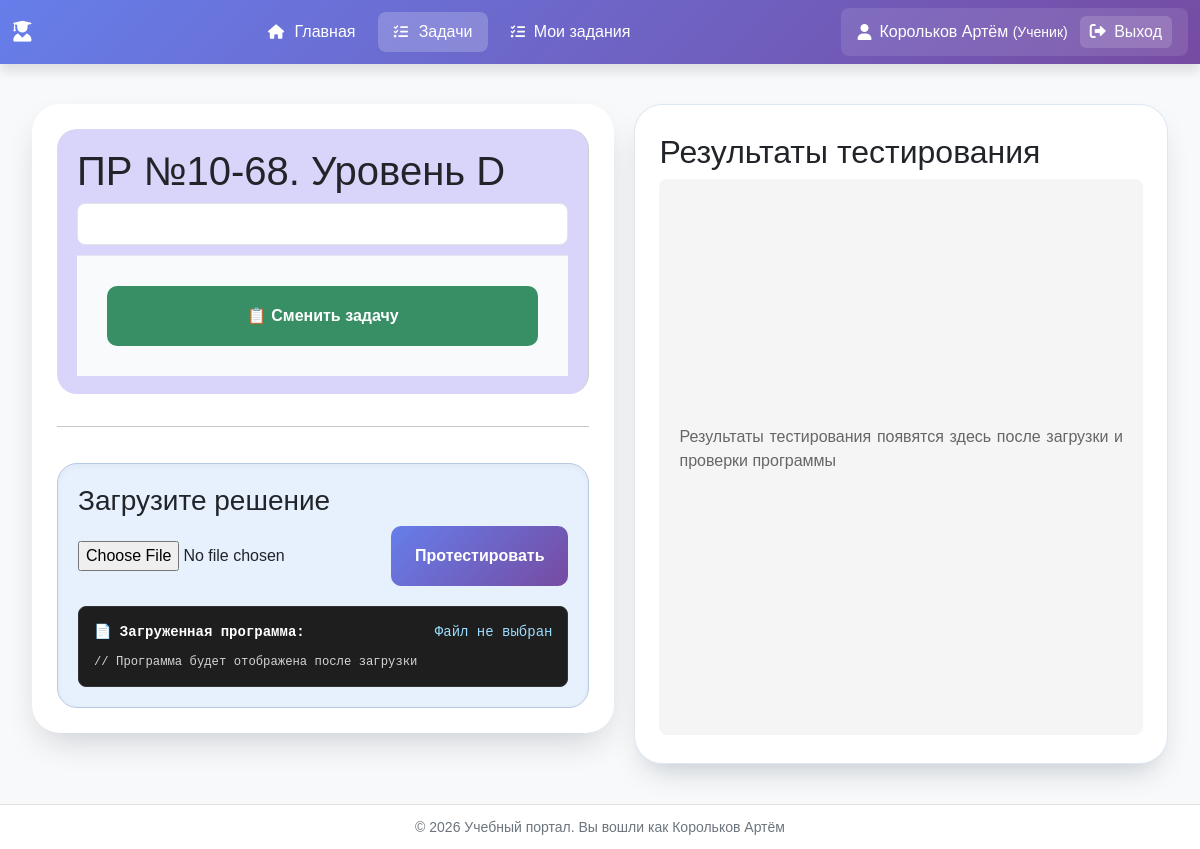
The app's page /tasks/task/44/ (signed in), older data.
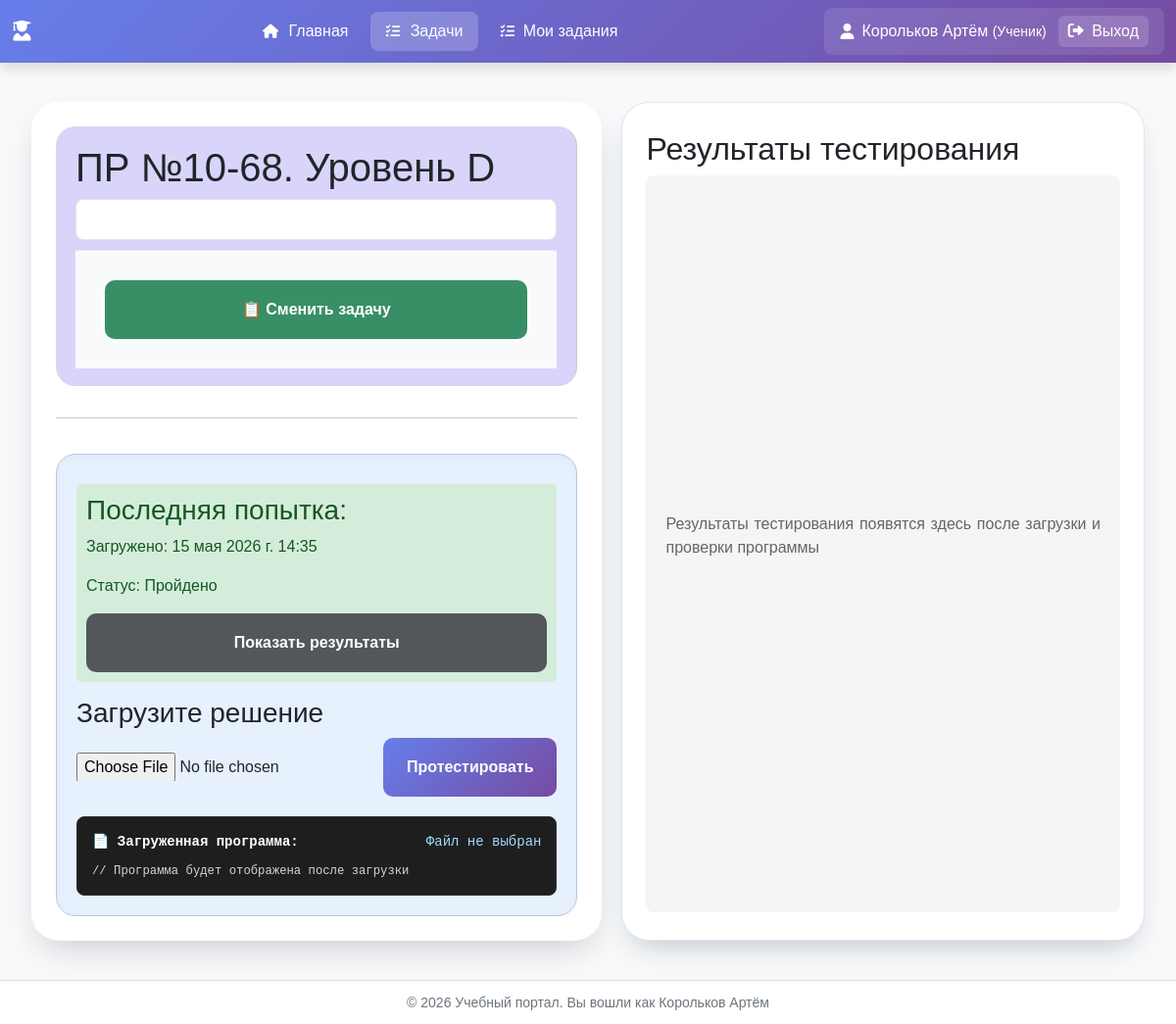
The same page, newer data.
### task_description_app/tasks/models.py (models this page shows, shortened)
class UploadedProgram(models.Model):
    user = models.ForeignKey(
        settings.AUTH_USER_MODEL,
        on_delete=models.CASCADE,
        null=True,
        blank=True
    )
    task = models.ForeignKey(Task, on_delete=models.CASCADE, related_name='solutions')
    program_file = models.FileField(upload_to='student_programs/%Y/%m/%d/')
    program_path = models.CharField(max_length=500, blank=True)  # Абсолютный путь
    upload_time = models.DateTimeField(auto_now_add=True)
    test_results = models.JSONField(null=True, blank=True)
    status = models.CharField(
        max_length=20,
        choices=[
            ('uploaded', 'Загружено'),
            ('testing', 'Тестируется'),
            ('passed', 'Пройдено'),
            ('failed', 'Не пройдено'),
        ],
        default='uploaded'
    )
    class Meta:
        db_table = 'task_description_app_uploadedprogram'

### task_description_app/tasks/views.py (the view)
# urls.py: path('task/<int:task_id>/', views.task_detail, name='detail'),
def task_detail(request, task_id):
    task = get_object_or_404(Task, id=task_id)
    task_files = get_task_files(task_id)
    md_content = ""
    if os.path.exists(task_files['md']):
        with open(task_files['md'], 'r', encoding='utf-8') as f:
            md_content = f.read()
    html_content = render_markdown_without_empty_blocks(md_content, task.id)
    uploaded_program = None
    last_attempt = None
    if request.user.is_authenticated:
        uploaded_program = UploadedProgram.objects.filter(
            task=task,
            user=request.user
        ).order_by('-upload_time').first()
        task_id_str = str(task.id)
        last_attempt = TaskAttempt.objects.filter(
            user=request.user,
            real_task_id=task_id_str  # используем real_task_id вместо task_id
        ).order_by('-attempt_time').first()
    context = {
        'task': task,
        'md_html': html_content,
        'uploaded_program': uploaded_program,
        'last_attempt': last_attempt,
        'title': task.title
    }
    return render(request, 'task_description_app/tasks/task_detail.html', context)

### task_description_app/shared/utils.py (called while the page is built)
def get_task_files(task_id):
    task_dir = os.path.join(settings.TASKS_ROOT, str(task_id))
    files = {
        'md': os.path.join(task_dir, 'task.md'),
        'py': os.path.join(task_dir, 'task.py'),
        'tests': []
    }
    if os.path.exists(task_dir):
        for filename in os.listdir(task_dir):
            if filename.startswith('test') and (filename.endswith('.in') or filename.endswith('.out')):
                files['tests'].append(os.path.join(task_dir, filename))
    return files

### task_description_app/tasks/views.py (called while the page is built)
def render_markdown_without_empty_blocks(md_content, task_id):
    md_content_with_images = process_markdown_images(md_content, task_id)
    html_content = markdown.markdown(md_content_with_images, extensions=['extra'])
    html_content = re.sub(r'<pre><code[^>]*>\s*</code></pre>\n?', '', html_content)
    return html_content

### templates/task_description_app/tasks/task_detail.html (shortened to what this page needs)
{% extends 'base.html' %}
{% load static %}
{% block extra_css %}
    <link rel="stylesheet"
          href="https://cdnjs.cloudflare.com/ajax/libs/highlight.js/11.9.0/styles/atom-one-dark.min.css">
    <link rel="stylesheet" href="{% static 'tasks/css/tasks.css' %}">
    <link rel="stylesheet" href="{% static 'testing_app/css/testing_app.css' %}">
{% endblock %}
{% block content %}
    <div class="grid-split">
        <div class="left-panel">
            <div class="task-description">
                <h1>{{ task.title }}</h1>
                <div class="markdown-content">
                </div>
                <div class="results-actions">
                    <a href="{% url 'tasks_&_collections:tasks:list' %}" class="btn btn-success">
                        📋 Сменить задачу
                    </a>
                </div>
            </div>
            <hr>
            <div class="upload-section-bottom" style="grid-column: 1; margin-top: 20px;">
                {% if uploaded_program %}
                    <div class="status {{ uploaded_program.status }}" style="margin-bottom: 15px;">
                        <h3>Последняя попытка:</h3>
                        <p>Загружено: {{ uploaded_program.upload_time }}</p>
                        <p>Статус: {{ uploaded_program.get_status_display }}</p>
                        <button class="btn btn-secondary" onclick="showAttemptResults({{ last_attempt.id }})">
                            Показать результаты
                        </button>
                    </div>
                {% endif %}
                <div class="upload-form" style="margin-bottom: 20px;">
                    <h3>Загрузите решение</h3>
                    <form id="programUploadForm" enctype="multipart/form-data">
                        <div style="display: flex; gap: 10px; align-items: center;">
                            <input type="file" name="file" accept=".py" id="programFile" required style="flex-grow: 1;">
                            <button type="submit" class="btn btn-primary">Протестировать</button>
                        </div>
                    </form>
                </div>
                <div class="program-display">
                    <div style="display: flex; justify-content: space-between; align-items: center; margin-bottom: 10px; color: #fff;">
                        <strong>📄 Загруженная программа:</strong>
                        <span id="programFileName" style="color: #9cdcfe;">Файл не выбран</span>
                    </div>
                    <pre id="programContent" style="margin: 0; white-space: pre-wrap; word-wrap: break-word;">// Программа будет отображена после загрузки</pre>
                </div>
            </div>
        </div>
        <div class="upload-section" style="display: flex; flex-direction: column; height: 100%;">
            <h2>Результаты тестирования</h2>
            <div id="testResultsPlaceholder"
                 style="flex-grow: 1; display: flex; flex-direction: column; align-items: center; justify-content: center; background: #f5f5f5; border-radius: 8px; padding: 20px; text-align: center;">
                <p style="color: #666;">Результаты тестирования появятся здесь после загрузки и проверки программы</p>
            </div>
        </div>
    </div>
{% endblock %}

Row changes from the older to the newer data that the page shows:
added UploadedProgram: upload_time "15 мая 2026 г. 14:35", status "Пройдено"
Text that changed along with them:
text now shown: "Последняя попытка: Загружено: Статус: Показать результаты"
